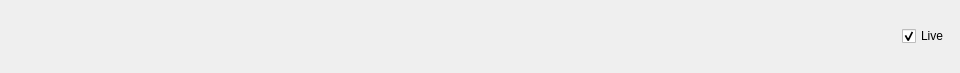
<?xml version="1.0" encoding="UTF-8"?>
<ui version="4.0">
 <class>Form</class>
 <widget class="QWidget" name="Form">
  <property name="geometry">
   <rect>
    <x>0</x>
    <y>0</y>
    <width>960</width>
    <height>73</height>
   </rect>
  </property>
  <property name="windowTitle">
   <string>Form</string>
  </property>
  <layout class="QVBoxLayout" name="verticalLayout">
   <item>
    <layout class="QHBoxLayout" name="horizontalLayout">
     <item>
      <spacer name="horizontalSpacer">
       <property name="orientation">
        <enum>Qt::Horizontal</enum>
       </property>
       <property name="sizeHint" stdset="0">
        <size>
         <width>40</width>
         <height>20</height>
        </size>
       </property>
      </spacer>
     </item>
     <item>
      <widget class="QCheckBox" name="LiveCheckBox">
       <property name="text">
        <string>Live</string>
       </property>
       <property name="checked">
        <bool>true</bool>
       </property>
      </widget>
     </item>
    </layout>
   </item>
   <item>
    <layout class="QGridLayout" name="gridLayout"/>
   </item>
  </layout>
 </widget>
 <resources/>
 <connections/>
</ui>
